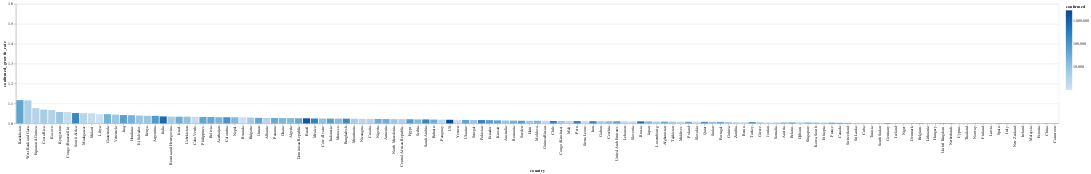

Notebook code cell kept with this figure:
### Markdown cell above
# Tasa de contagios por país

El color corresponde con la cantidad de casos confirmados

### Code cell
today_df = global_df[
    (global_df.date == global_df.date.max()) & 
    (global_df.confirmed > 1000)
]


alt.Chart(today_df).mark_bar().encode(
    x=alt.X(
        'country', 
        sort=list(
            today_df.set_index('country')
                    .confirmed_growth_rate
                    .sort_values()
                    .index[::-1]
        )
    ),
    y=alt.X(
        'confirmed_growth_rate', 
        scale=alt.Scale(domain=[1, 1.6], clamp=True)
    ),
    color=alt.Color('confirmed', scale=alt.Scale(type='log')),
    tooltip=list(today_df.columns)
)

### Figure 1 — Vega-Lite specification as saved in the notebook (floating-point values rounded to 4 significant figures; data arrays with more than 128 entries replaced by an {"elided": "..."} marker saying what was removed)
{"config": {"view": {"continuousWidth": 400, "continuousHeight": 300}}, "data": {"name": "data-8b6091116ea17071d961564ada52767a"}, "mark": "bar", "encoding": {"color": {"type": "quantitative", "field": "confirmed", "scale": {"type": "log"}}, "tooltip": [{"type": "temporal", "field": "date"}, {"type": "nominal", "field": "country"}, {"type": "quantitative", "field": "confirmed"}, {"type": "quantitative", "field": "recovered"}, {"type": "quantitative", "field": "death"}, {"type": "quantitative", "field": "confirmed_growth_rate"}, {"type": "quantitative", "field": "death_growth_rate"}, {"type": "temporal", "field": "first_infaction_date"}, {"type": "quantitative", "field": "days_from_first_infection"}, {"type": "temporal", "field": "tenth_infaction_date"}, {"type": "quantitative", "field": "days_from_tenth_infection"}, {"type": "temporal", "field": "first_death_date"}, {"type": "quantitative", "field": "days_from_first_death"}, {"type": "temporal", "field": "tenth_death_date"}, {"type": "quantitative", "field": "days_from_tenth_death"}], "x": {"type": "nominal", "field": "country", "sort": {"elided": "131 str values"}}, "y": {"type": "quantitative", "field": "confirmed_growth_rate", "scale": {"clamp": true, "domain": [1, 1.6]}}}, "$schema": "https://vega.github.io/schema/vega-lite/v4.8.1.json", "datasets": {"data-8b6091116ea17071d961564ada52767a": {"elided": "131 records"}}}
